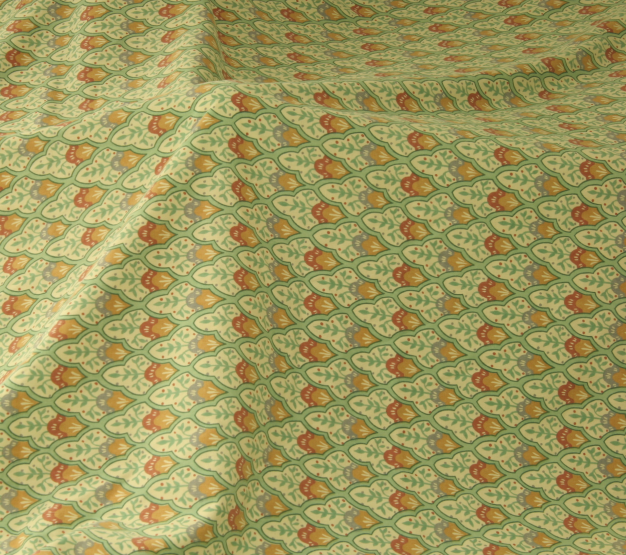
#> input picture view0.png, 1252 x 1110 px (shown at 1/2 size)
$ python testKLT.py   (Python 2 division)
#> lines starting #> are read from the running program, lines starting #| are printed output that depends on the picture; long printed decimals are rounded
### gradient.py
import numpy as np
from scipy import signal

def conv2(x, y, mode='same'):
    return np.rot90(signal.convolve2d(np.rot90(x, 2), np.rot90(y, 2), mode=mode), 2)

# calculates derivative in x and y direction
def gradient(I):

    #use scharr to get gradient
	scharr = np.array([[ 3, 0, -3], [10, 0, -10 ],[ 3, 0, -3]])/32.
	dx = conv2(I, scharr)
	dy=  conv2(I, np.transpose(scharr))

	return dx, dy

### calculateKLT.py
import numpy as np
from gradient import gradient
from getZ import getZ
from getE import getE

# calculate image alignment for I and J
# p0 - list of points to match
# window_size - window size around points of interest
# maxIter - maximum correcting updates for total displacement
# minDisp - stoping criteria treshold |d|
def calculateKLT(I, J, p0, window_size, maxIter, stopCriteria):
    # the number of points for tracking
    n = len(p0)

    # calculate the gradient of image I
    dx, dy = gradient(I)

    # get d for each point
    p1 =  np.zeros_like(p0)

    for i in range(n):
        point = np.array([int(p0[i][0][0]), int(p0[i][0][1])])
        # get matrix Z
        Z = getZ(dx, dy, point, window_size)
        # iterative algorithm to obtain value of d
        dtot = np.array([0, 0]) #initialize dtot for each point
        for ii in range(maxIter):

            # get vector e
            e = getE(I, J, dx, dy, dtot, point, window_size)
            # get displacement correction
            ds = np.linalg.solve(Z, e)
            d =  np.array([ds[0][0], ds[1][0]])

            # update total displacement
            dtot = dtot + d

            # check termination criteria
            if np.linalg.norm(d) < stopCriteria:
                break

        # save result
        p1[i][0] = p0[i][0] + dtot


    return p1

### interpolate.py
from math import floor
def interpolate(J, y, x):


	fl0 = int(floor(x))
	fl1 = int(floor(y))
	temp = (fl0+1-x)*J[fl1, fl0]- (fl0-x)*J[fl1, fl0+1]
	temp1 = (fl0+1-x)*J[fl1+1,fl0] - (fl0-x)*J[fl1+1, fl0+1]
	z1 = (fl1+1-y)*temp - (fl1-y)*temp1
	return z1

### getZ.py
import numpy as np

# calculate matrix Z for each update (it is summing values of product
#grad(I)grad(I)' on specific region)
#dx and dy are gradient direction of image I
def getZ(dx, dy, point, window_size):
    Z = np.zeros([2, 2])
    for x in xrange(point[0]-(window_size[0]-1)/2, point[0]+(window_size[0]-1)/2+1):
        for y in xrange(point[1]-(window_size[1]-1)/2, point[1]+(window_size[1]-1)/2+1):
            Z[0, 0] = Z[0, 0]+dx[y, x]*dx[y, x]
            Z[0, 1] = Z[0, 1]+dx[y, x]*dy[y, x]
            Z[1, 0] = Z[1, 0]+dy[y, x]*dx[y, x]
            Z[1, 1] = Z[1, 1]+dy[y, x]*dy[y, x]
    return Z

### getE.py
import numpy as np
from interpolate import interpolate

# calculate vector e for each update (it is summing values of product
#(I-J)grad(I) on specific region)
#additional comment
def getE (I, J, dx, dy, d, point, window_size):
    e = np.array([[0], [0]])
    for x in xrange(point[0]-window_size[0]/2, point[0]+window_size[0]/2+1):
        for y in xrange(point[1]-window_size[1]/2, point[1]+window_size[1]/2+1):
            diff = I[y, x] - interpolate(J, y+d[1], x+d[0])
            e[0] = e[0]+diff*dx[y, x]
            e[1] = e[1]+diff*dy[y, x]
    return e;

### testKLT.py
import numpy as np
import cv2

from calculateKLT import calculateKLT

# load images
I = cv2.imread('view0.png',0)
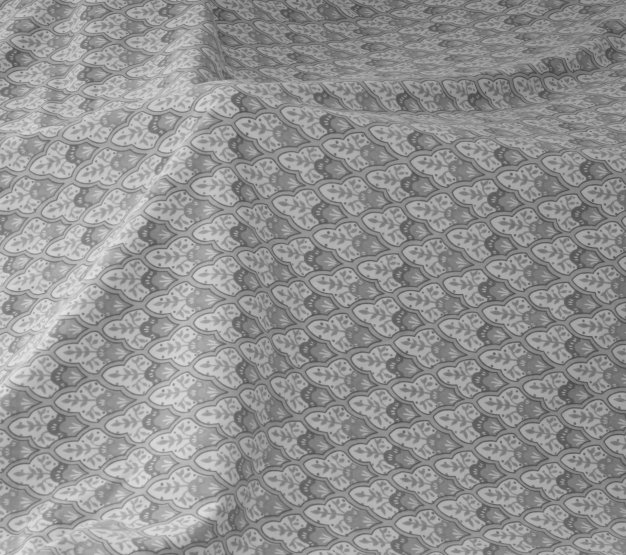
#> I: shape (1110, 1252) (shown at 1/2 size); min 62, max 230, mean 146.7
J = cv2.imread('view1.png',0)
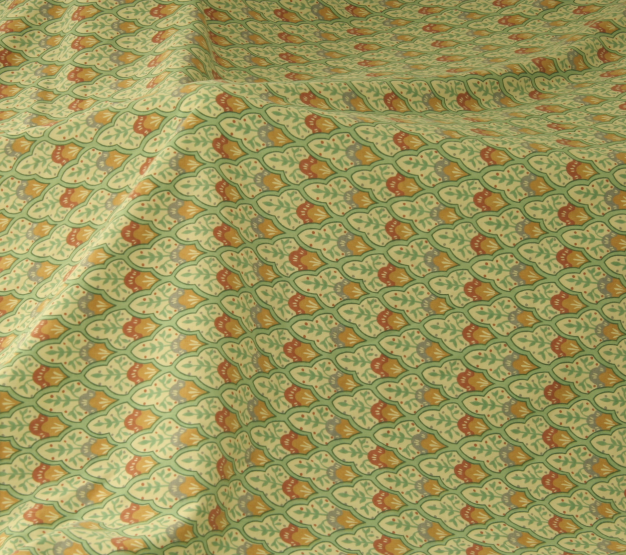
#> input picture view1.png, 1252 x 1110 px (shown at 1/2 size)
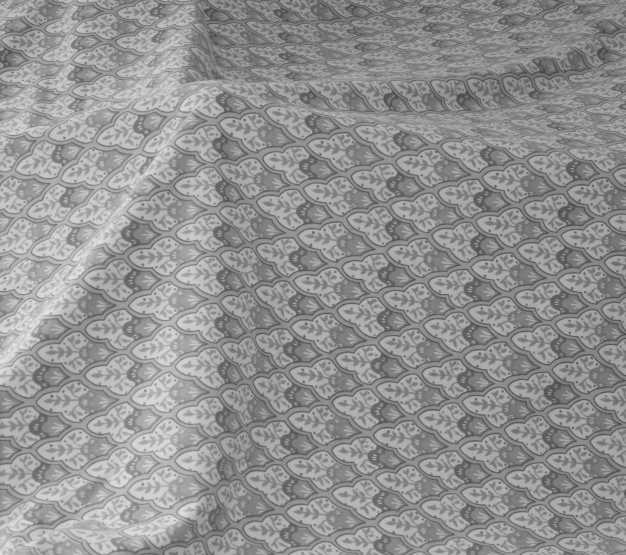
#> J: shape (1110, 1252) (shown at 1/2 size); min 61, max 229, mean 146.1

# define some points to track
p0 = np.empty([2, 1, 2], dtype=np.float32)
p0[0][0] = [320, 336]    # points of interest
p0[1][0] = [336, 320]    # points of interest


# parameters for tracking algorithm
window_size = np.array([21,21])          # window size
maxIter = 30           # maximum iterations
minDisp = 0.01         # minimum disparity threshold

# calculate point match
p1 = calculateKLT(I, J, p0, window_size, maxIter, minDisp)
#> in conv2, `return np.rot90(signal.convolve2d(np.rot90(x, 2), np.rot90(y, 2), mode..`:
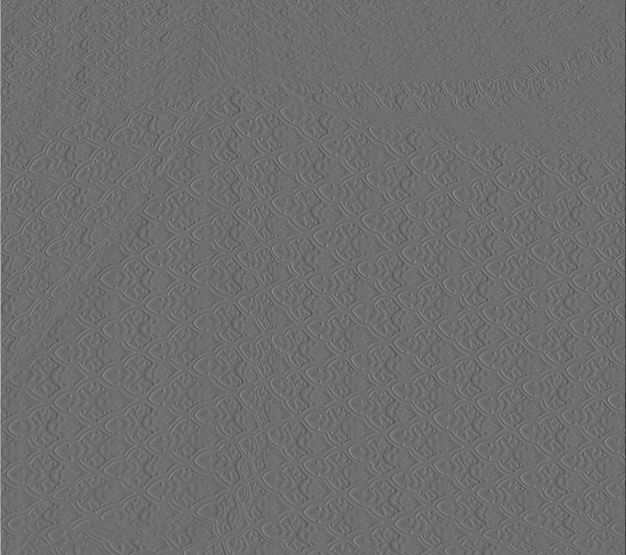
#> returned value: shape (1110, 1252) float64 (shown at 1/2 size); min -86.81, max 113.8, mean 0; drawn with min black and max white
#> call 2 of conv2, with y = array of shape (3, 3), mode = 'same'
#> in conv2 (call 2), `return np.rot90(signal.convolve2d(np.rot90(x, 2), np.rot90(y, 2), mode..`:
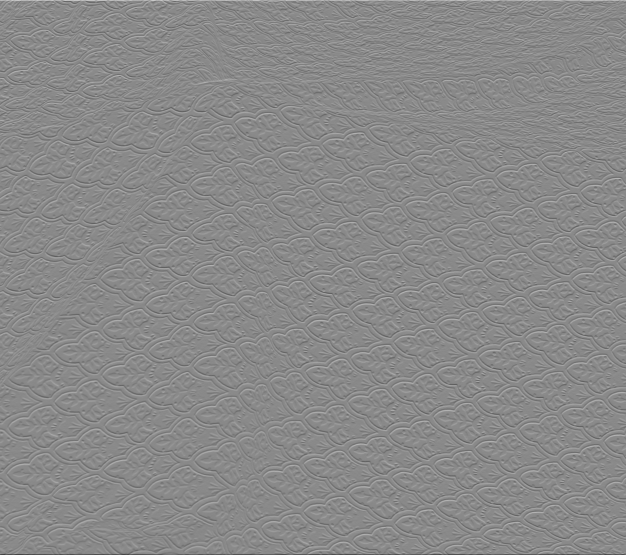
#> returned value: shape (1110, 1252) float64 (shown at 1/2 size); min -111.9, max 95.72, mean 0; drawn with min black and max white
#> the loop in calculateKLT, `for i in range(n):` made 2 passes
#> Z on pass 1: [[33476.4, 19863.7], [19863.7, 23081.3]]
# Test implementation using openCV (single scale tracking - maxLevel = 0)
lk_params = dict( winSize  = (window_size[0], window_size[1]),
                  maxLevel = 0,
                  criteria = (cv2.TERM_CRITERIA_EPS | cv2.TERM_CRITERIA_COUNT, maxIter, minDisp))
p1ocv = cv2.calcOpticalFlowPyrLK(I, J, p0, None, **lk_params)

# print results
print(p1)
#| [[[315.7006  348.1968 ]]
#|  [[299.996 337.2927 ]]]
print(p1ocv)
#| (array([[[315.708, 348.304]],
#|        [[299.529, 337.233]]], dtype=float32), array([[1],
#|        [1]], dtype=uint8), array([[29.547],
#|        [26.085 ]], dtype=float32))
